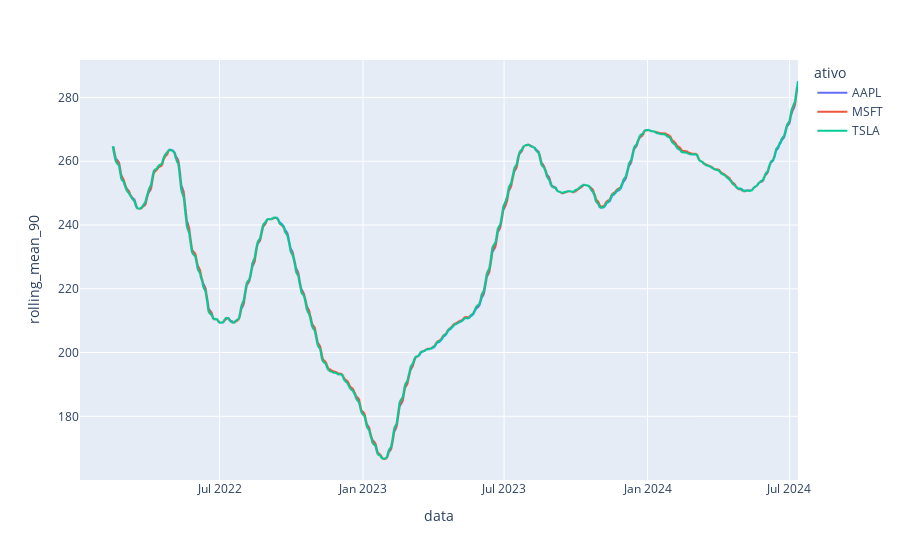

Here is the notebook cell this chart was saved with:
### Code cell
fig = px.line(fechamento_vertical, x="data", y="rolling_mean_90", color='ativo')
fig.show()

### Figure 1 — Plotly figure (JSON) as saved in the notebook; plotly's stock layout.template omitted (floating-point values rounded to 4 significant figures; data arrays with more than 128 entries replaced by an {"elided": "..."} marker saying what was removed)
{"data": [{"hovertemplate": "ativo=AAPL<br>data=%{x}<br>rolling_mean_90=%{y}<extra></extra>", "legendgroup": "AAPL", "line": {"color": "#636efa", "dash": "solid"}, "marker": {"symbol": "circle"}, "mode": "lines", "name": "AAPL", "showlegend": true, "type": "scattergl", "x": {"elided": "634 str values"}, "xaxis": "x", "y": {"elided": "634 float values"}, "yaxis": "y"}, {"hovertemplate": "ativo=MSFT<br>data=%{x}<br>rolling_mean_90=%{y}<extra></extra>", "legendgroup": "MSFT", "line": {"color": "#EF553B", "dash": "solid"}, "marker": {"symbol": "circle"}, "mode": "lines", "name": "MSFT", "showlegend": true, "type": "scattergl", "x": {"elided": "634 str values"}, "xaxis": "x", "y": {"elided": "634 float values"}, "yaxis": "y"}, {"hovertemplate": "ativo=TSLA<br>data=%{x}<br>rolling_mean_90=%{y}<extra></extra>", "legendgroup": "TSLA", "line": {"color": "#00cc96", "dash": "solid"}, "marker": {"symbol": "circle"}, "mode": "lines", "name": "TSLA", "showlegend": true, "type": "scattergl", "x": {"elided": "634 str values"}, "xaxis": "x", "y": {"elided": "634 float values"}, "yaxis": "y"}], "layout": {"autosize": true, "legend": {"title": {"text": "ativo"}, "tracegroupgap": 0}, "margin": {"t": 60}, "xaxis": {"anchor": "y", "autorange": true, "domain": [0, 1], "range": ["2022-01-03", "2024-07-12"], "title": {"text": "data"}, "type": "date"}, "yaxis": {"anchor": "x", "autorange": true, "domain": [0, 1], "range": [160.0, 291.7], "title": {"text": "rolling_mean_90"}, "type": "linear"}}}
